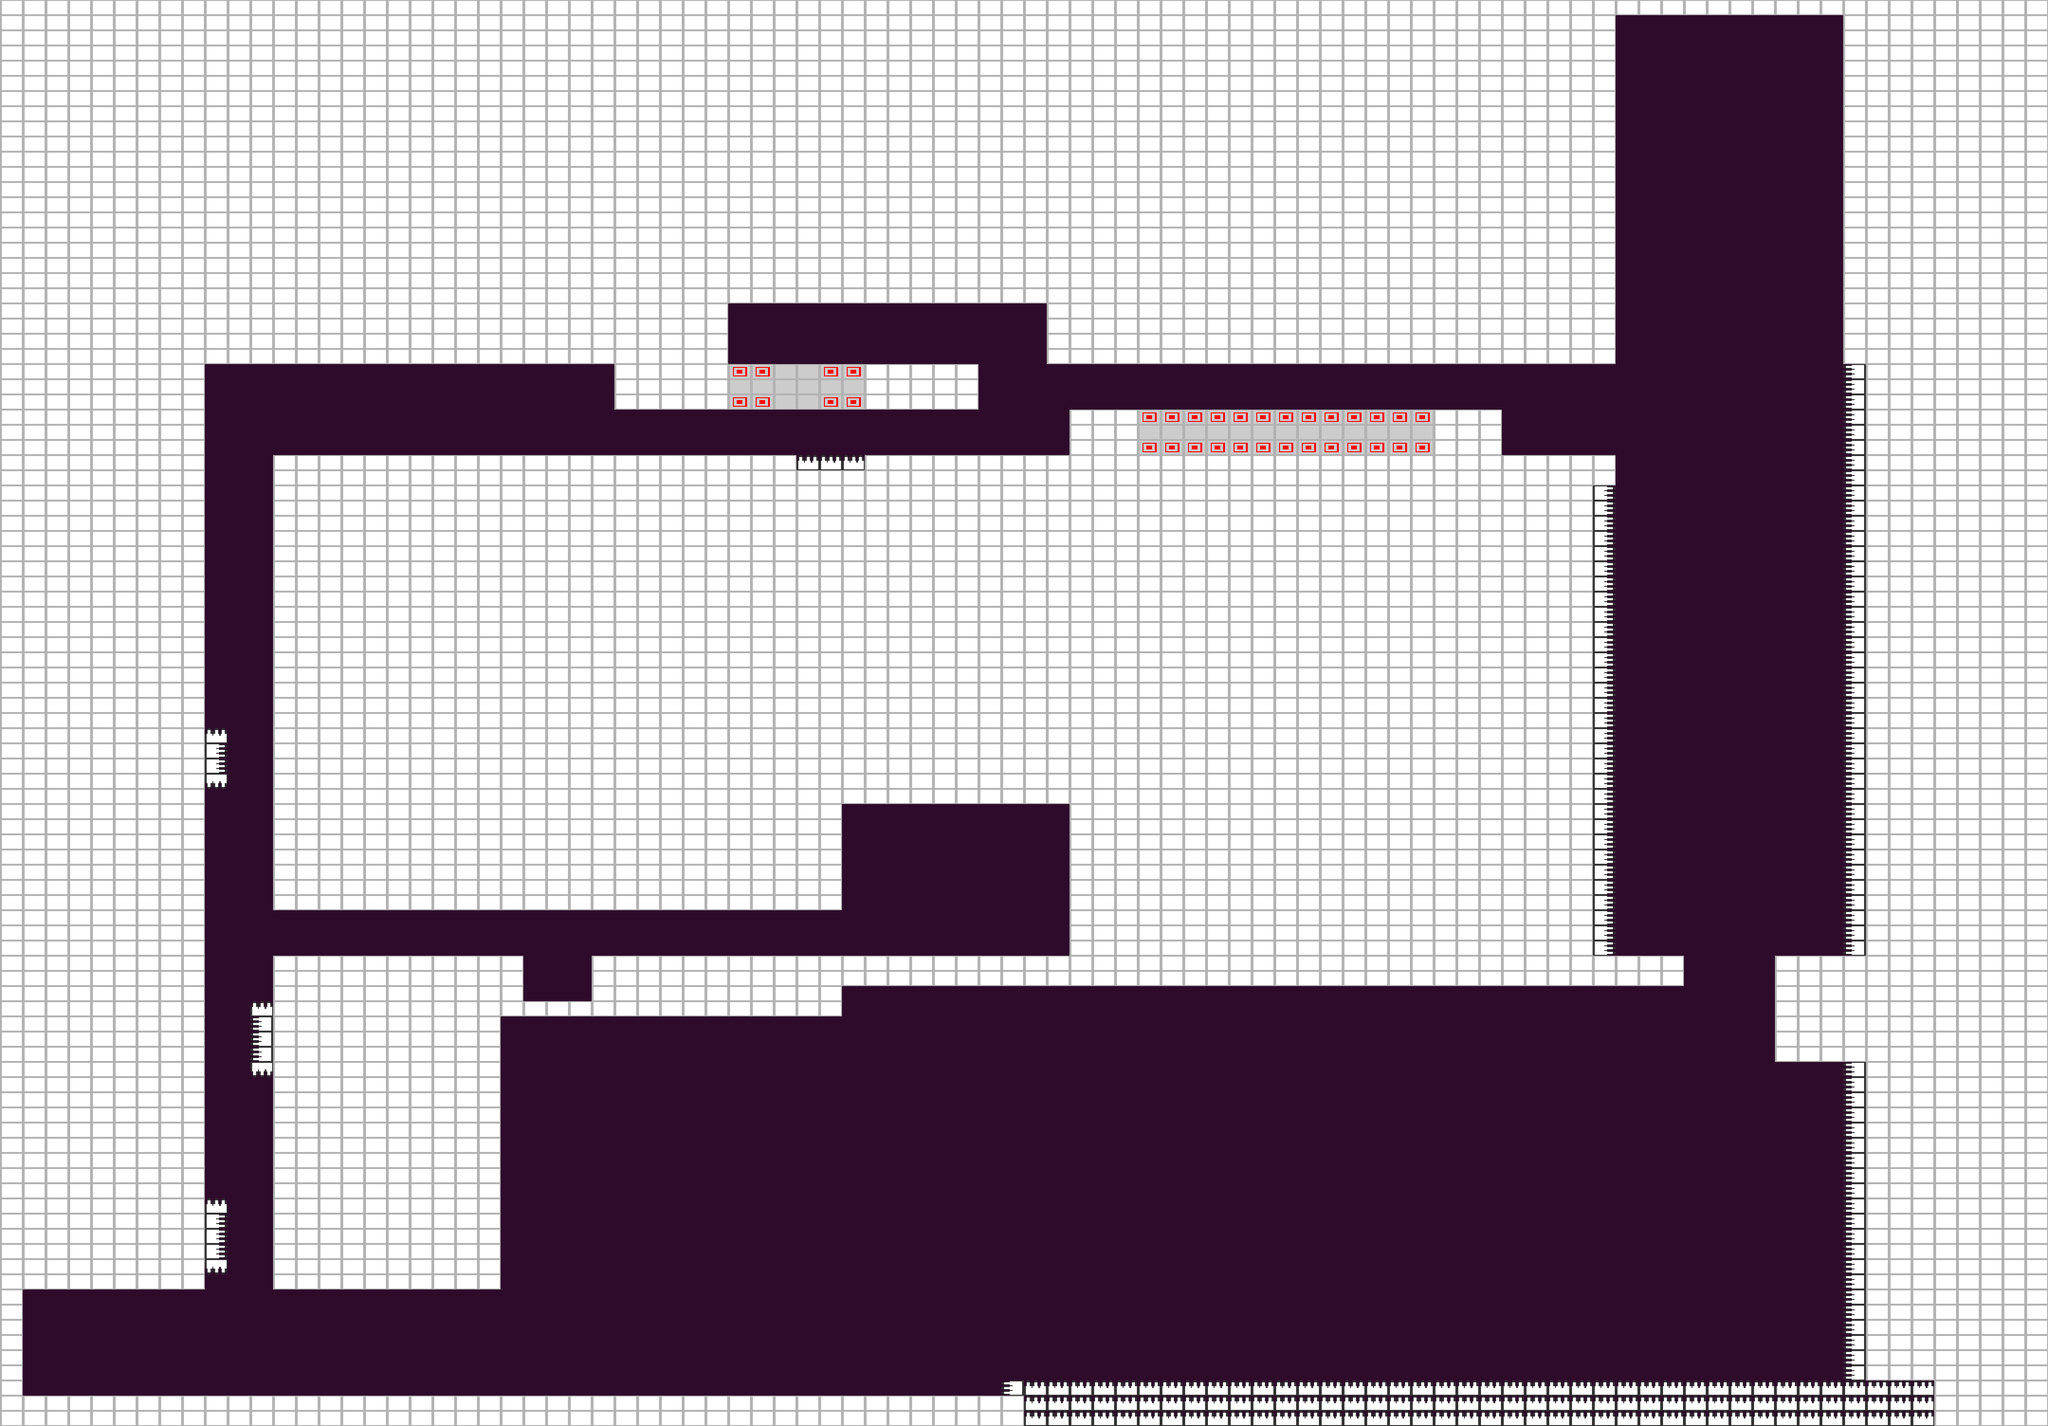

A level layout from a 2D game, rendered from its tile map. Below: a short description, then the map file with tile-grid data replaced by summaries:
An orthogonal 90x94 tile map with 48x32 px tiles, 3 tile layers (background, ladders, platforms) and 79 objects (56x MovingBlock, 6x Tree, 4x PlatformReverse, 3x EndLevel, 3x Switch, ...).

<map version="1.0" orientation="orthogonal" width="90" height="94" tilewidth="48" tileheight="32" backgroundcolor="#2e0b2b">
 <properties>
  <property name="LevelType" value="NoMachine" />
  <property name="Lighting" value="Dusk" />
  <property name="Title" value="Icy Bonus" />
 </properties>
 <tileset firstgid="1" name="level_tiles" tilewidth="48" tileheight="32">
  <image source="level_tiles.png" width="192" height="128" />
 </tileset>
 <layer name="background" width="90" height="94">
  <data>[8460 cells, 0 non-empty, 0 distinct tile ids]</data>
 </layer>
 <layer name="ladders" width="90" height="94">
  <data>[8460 cells, 0 non-empty, 0 distinct tile ids]</data>
 </layer>
 <layer name="platforms" width="90" height="94">
  <data>[8460 cells, 5516 non-empty, 7 distinct tile ids]</data>
 </layer>
 <objectgroup name="objects" width="90" height="94">
  <object name="LevelStartCamera" type="LevelStartCamera" x="2016" y="1888" width="48" height="32" />
  <object name="Collectible" type="Collectible" x="3744" y="1984" width="48" height="32">
   <properties>
    <property name="CollectType" value="OneEnergy" />
   </properties>
  </object>
  <object name="EndLevel" type="EndLevel" x="2064" y="1984" width="48" height="32">
   <properties>
    <property name="Clone" value="0" />
    <property name="State" value="500" />
    <property name="Time" value="40" />
   </properties>
  </object>
  <object name="EndLevel" type="EndLevel" x="2112" y="1984" width="48" height="32">
   <properties>
    <property name="Clone" value="1" />
    <property name="State" value="500" />
    <property name="Time" value="50" />
   </properties>
  </object>
  <object name="EndLevel" type="EndLevel" x="2160" y="1984" width="48" height="32">
   <properties>
    <property name="Clone" value="2" />
    <property name="State" value="500" />
    <property name="Time" value="60" />
   </properties>
  </object>
  <object name="Switch" type="Switch" x="768" y="928" width="48" height="32">
   <properties>
    <property name="Code" value="1" />
    <property name="State" value="0" />
   </properties>
  </object>
  <object name="MovingBlock" type="MovingBlock" x="1104" y="1984" width="48" height="32">
   <properties>
    <property name="Move" value="Vertical" />
    <property name="PauseBottom" value="-1" />
    <property name="PauseTop" value="0" />
    <property name="Speed" value="1.0" />
    <property name="StartDir" value="-1" />
    <property name="Switch" value="1" />
   </properties>
  </object>
  <object name="Tree" type="Tree" x="624" y="1984" width="48" height="32">
   <properties>
    <property name="Base" value="ArrowLeft" />
    <property name="Light" value="WhiteGoo" />
    <property name="Order" value="Back" />
   </properties>
  </object>
  <object name="MovingBlock" type="MovingBlock" x="432" y="1248" width="48" height="32">
   <properties>
    <property name="Move" value="Vertical" />
    <property name="PauseBottom" value="-1" />
    <property name="PauseTop" value="0" />
    <property name="Speed" value="1.0" />
    <property name="StartDir" value="-1" />
    <property name="Switch" value="1" />
   </properties>
  </object>
  <object name="EnemyDie" type="EnemyDie" x="3888" y="2752" width="48" height="32" />
  <object name="MovingBlock" type="MovingBlock" x="2112" y="2528" width="48" height="32">
   <properties>
    <property name="Move" value="Vertical" />
    <property name="PauseBottom" value="-1" />
    <property name="PauseTop" value="0" />
    <property name="Speed" value="1.0" />
    <property name="StartDir" value="-1" />
    <property name="Switch" value="2" />
   </properties>
  </object>
  <object name="Switch" type="Switch" x="1680" y="2912" width="48" height="32">
   <properties>
    <property name="Code" value="2" />
    <property name="State" value="0" />
   </properties>
  </object>
  <object name="MovingBlock" type="MovingBlock" x="2400" y="2528" width="48" height="32">
   <properties>
    <property name="Move" value="Vertical" />
    <property name="PauseBottom" value="-1" />
    <property name="PauseTop" value="0" />
    <property name="Speed" value="1.0" />
    <property name="StartDir" value="-1" />
    <property name="Switch" value="2" />
   </properties>
  </object>
  <object name="MovingBlock" type="MovingBlock" x="2688" y="2528" width="48" height="32">
   <properties>
    <property name="Move" value="Vertical" />
    <property name="PauseBottom" value="-1" />
    <property name="PauseTop" value="0" />
    <property name="Speed" value="1.0" />
    <property name="StartDir" value="-1" />
    <property name="Switch" value="2" />
   </properties>
  </object>
  <object name="MovingBlock" type="MovingBlock" x="2976" y="2528" width="48" height="32">
   <properties>
    <property name="Move" value="Vertical" />
    <property name="PauseBottom" value="-1" />
    <property name="PauseTop" value="0" />
    <property name="Speed" value="1.0" />
    <property name="StartDir" value="-1" />
    <property name="Switch" value="2" />
   </properties>
  </object>
  </objectgroup>
</map>
<!-- 64 of 79 objects omitted -->
